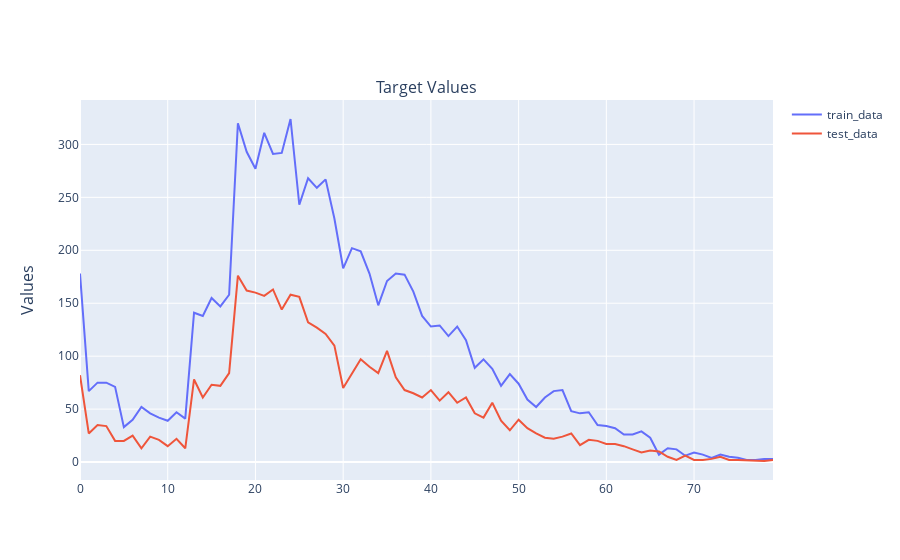

Notebook code for this chart:
### Code cell
visual(train, test, "Age")

### Figure 1 — Plotly figure (JSON) as saved in the notebook; plotly's stock layout.template omitted (floating-point values rounded to 4 significant figures)
{"data": [{"name": "train_data", "orientation": "v", "x": [0, 1, 2, 3, 4, 5, 6, 7, 8, 9, 10, 11, 12, 13, 14, 15, 16, 17, 18, 19, 20, 21, 22, 23, 24, 25, 26, 27, 28, 29, 30, 31, 32, 33, 34, 35, 36, 37, 38, 39, 40, 41, 42, 43, 44, 45, 46, 47, 48, 49, 50, 51, 52, 53, 54, 55, 56, 57, 58, 59, 60, 61, 62, 63, 64, 65, 66, 67, 68, 69, 70, 71, 72, 73, 74, 75, 76, 77, 78, 79], "y": [178, 67, 75, 75, 71, 33, 40, 52, 46, 42, 39, 47, 41, 141, 138, 155, 147, 158, 320, 293, 277, 311, 291, 292, 324, 243, 268, 259, 267, 230, 183, 202, 199, 178, 148, 171, 178, 177, 161, 138, 128, 129, 119, 128, 115, 89, 97, 88, 72, 83, 74, 59, 52, 61, 67, 68, 48, 46, 47, 35, 34, 32, 26, 26, 29, 23, 7, 13, 12, 6, 9, 7, 4, 7, 5, 4, 2, 2, 3, 3], "type": "scatter", "xaxis": "x", "yaxis": "y"}, {"name": "test_data", "orientation": "v", "x": [0, 1, 2, 3, 4, 5, 6, 7, 8, 9, 10, 11, 12, 13, 14, 15, 16, 17, 18, 19, 20, 21, 22, 23, 24, 25, 26, 27, 28, 29, 30, 31, 32, 33, 34, 35, 36, 37, 38, 39, 40, 41, 42, 43, 44, 45, 46, 47, 48, 49, 50, 51, 52, 53, 54, 55, 56, 57, 58, 59, 60, 61, 62, 63, 64, 65, 66, 67, 68, 69, 70, 71, 72, 73, 74, 75, 77, 78, 79], "y": [82, 27, 35, 34, 20, 20, 25, 13, 24, 21, 15, 22, 13, 78, 61, 73, 72, 84, 176, 162, 160, 157, 163, 144, 158, 156, 132, 127, 121, 110, 70, 83, 97, 90, 84, 105, 80, 68, 65, 61, 68, 58, 66, 56, 61, 46, 42, 56, 39, 30, 40, 32, 27, 23, 22, 24, 27, 16, 21, 20, 17, 17, 15, 12, 9, 11, 10, 5, 2, 6, 2, 2, 3, 5, 2, 2, 1, 1, 2], "type": "scatter", "xaxis": "x", "yaxis": "y"}], "layout": {"xaxis": {"anchor": "y", "domain": [0, 1], "type": "linear", "range": [0, 79], "autorange": true}, "yaxis": {"anchor": "x", "domain": [0, 1], "type": "linear", "range": [-16.94, 341.9], "autorange": true}, "annotations": [{"font": {"size": 16}, "showarrow": false, "text": "Target Values", "x": 0.5, "xanchor": "center", "xref": "paper", "y": 1, "yanchor": "bottom", "yref": "paper"}, {"font": {"size": 16}, "showarrow": false, "text": "Values", "textangle": -90, "x": 0, "xanchor": "right", "xref": "paper", "xshift": -40, "y": 0.5, "yanchor": "middle", "yref": "paper"}], "autosize": true}}
